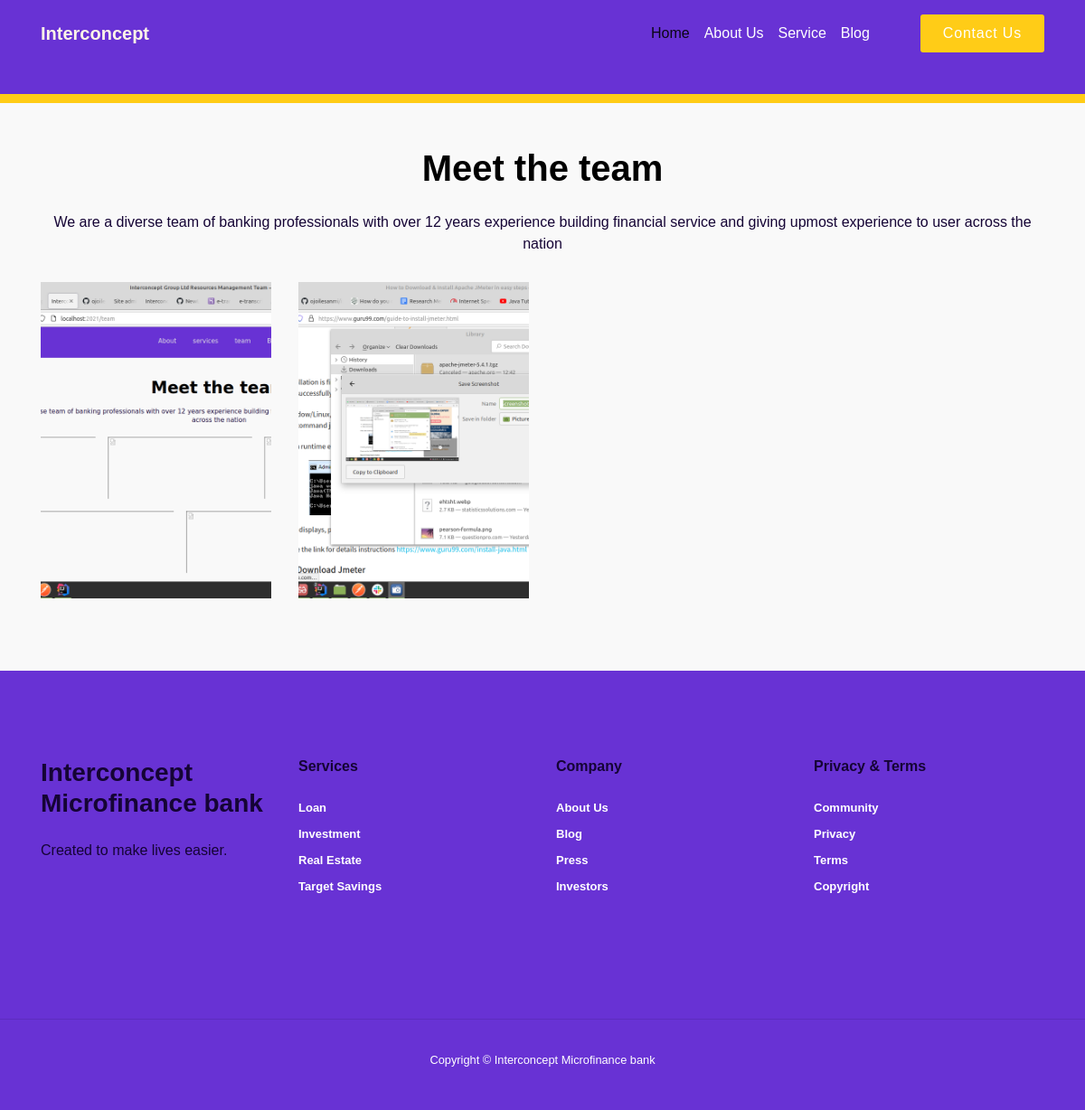
Before: /team with the older database file.
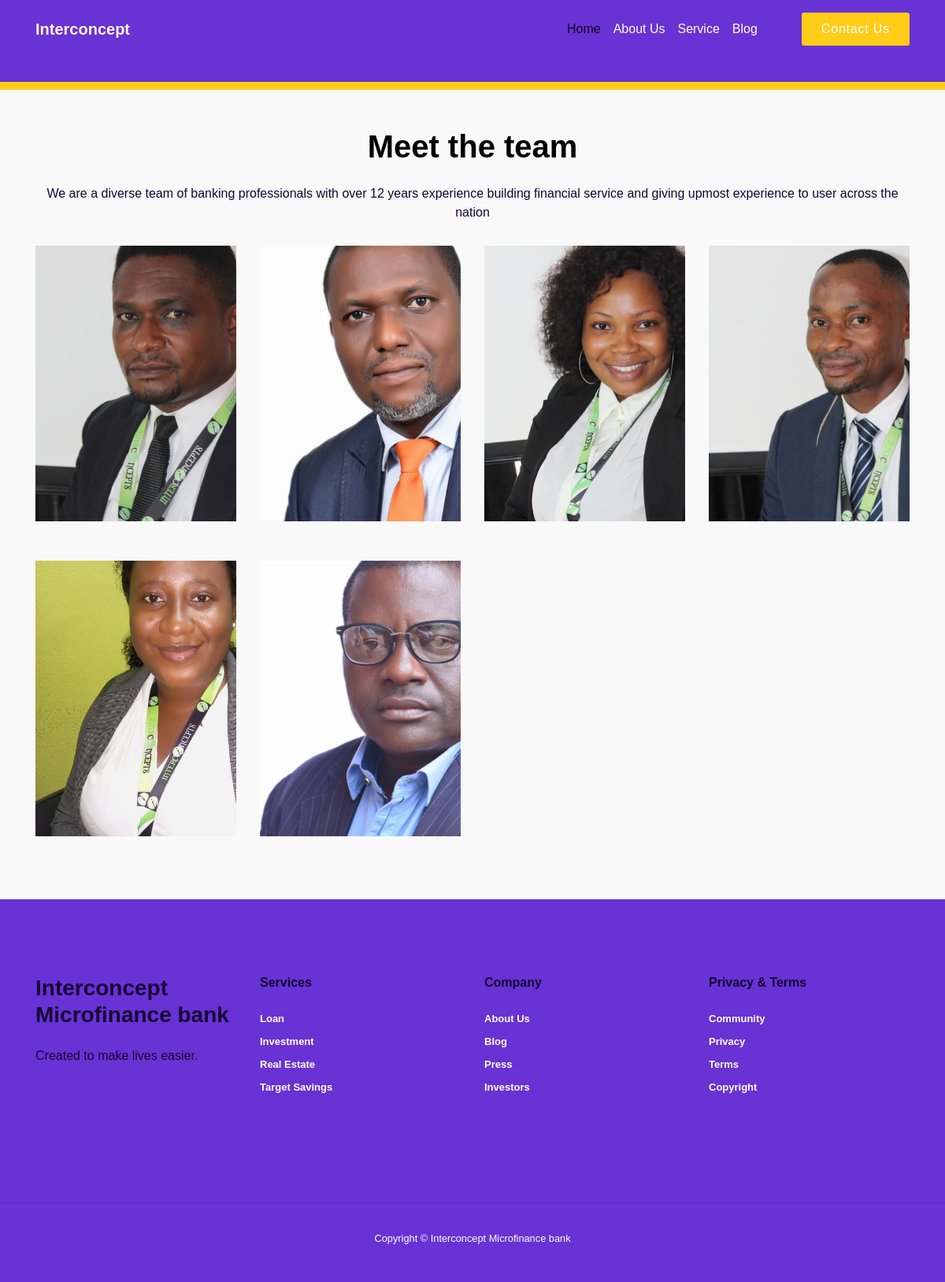
After: the same page with the newer database file.
### interconceptapp/models.py (models this page shows, shortened)
class Management(models.Model):
    name = models.CharField(max_length=255)
    photo = models.ImageField(upload_to='photos/%Y/%m/%d')
    title = models.TextField(blank=False)
    linkedn_link = models.URLField(max_length=250, default=True)
    email = models.EmailField(null=False, blank=True)

### interconceptapp/views.py (the view)
# urls.py: path('team', views.team, name='team'),
def team(request):
    management = Management.objects.all()
    context = {
        'management':management
    }
    return render(request, 'interconcept/team.html', context)

### templates/interconcept/team.html (shortened to what this page needs)
{% load static %}
<!doctype html>
<html lang="en">
<head>
    <link rel="stylesheet" href="https://maxcdn.bootstrapcdn.com/bootstrap/4.5.2/css/bootstrap.min.css">
    <link rel="stylesheet" href="{% static 'css/team.css' %}">
      <link rel="stylesheet" type="text/css" href="{% static 'css/index.css'%}">
</head>
<body>
  {% include 'partials/_navbar.html' %}
  {%block content%}
    <div class="container">
        <h1 style="padding-top:3rem; font-weight: 800; color: black;" class="text-center ">Meet the team</h1>
        <p style="padding-top:1rem;" class=" text-center ">We are a diverse team of banking professionals with over 12 years experience building financial service and giving upmost experience to user across the nation</p>
    </div>
    <div class="container">
        <div class="row">
          {% if management%}
            {% for managements in management%}
            <div class="col-6 col-md-3">
              <div class="content">
                  <a href="{{managements.linkedn_link.url}}" target="_blank">
                    <img class="content-image" src="{{managements.photo.url}}">
                  </a>
              </div>
            </div>
            {% endfor %}
          {% else %}
            <div class="col-md-12">
              <p> Oops. We are working on Populating This Page.
                Check Back Shortly. Thanks!
              </p>
            </div>
          {% endif %}
        </div>
    </div>
    {%endblock%}
    {%include 'partials/_footer.html'%}
</body>
</html>

### templates/partials/_navbar.html (shortened to what this page needs)
{%load static%}
<div class="position-relative header ">
  <nav class="navbar navbar-expand-lg navbar-light">
      <div class="container py-2"> <a class="navbar-brand font-weight-bold " href="{% url 'index' %}">Interconcept </a>
        <div class="collapse navbar-collapse" id="navbarResponsive">
          <ul class="navbar-nav ml-auto">
            <li class="nav-item active">
              <a class="nav-link" href="{% url 'index' %}">Home </a> </li>
            <li class="nav-item">
              <a class="nav-link" href="{% url 'about' %}">About Us</a> </li>
            <li class="nav-item">
              <a class="nav-link" href="{% url 'services'%}">Service</a> </li>
            <li class="nav-item">
              <a class="nav-link" href="#">Blog</a> </li>
          </ul>
          <div class="ml-lg-5"><a class="btn btn-a" href="{% url 'contact' %}">Contact Us</a> </div>
        </div>
      </div>
  </nav>
</div>

### templates/partials/_footer.html (shortened to what this page needs)
{% load static%}
<div class="bg-purple">
    <div class="container py-5">
      <div class="row pt-5 ">
        <div class="col-6 col-md-6 col-lg-3 mb-5">
          <h3 class="font-weight-bold mb-4">Interconcept Microfinance bank</h3>
          <p class="semi-bold"> Created to make lives easier. </p>
          <div class="social-icons mt-4">
           </div>
        </div>
        <div class="  col-6 col-md-6 col-lg-3 mb-5">
          <h6 class="mb-4 font-weight-bold">Services</h6>
          <ul class="list-unstyled bb m-0">
            <li><a href="">Loan</a></li>
            <li><a href="">Investment</a></li>
            <li><a href="">Real Estate</a></li>
            <li><a href="">Target Savings</a></li>
          </ul>
        </div>
        <div class=" col-6 col-md-6 col-lg-3 mb-5">
          <h6 class="mb-4 font-weight-bold">Company</h6>
          <ul class="list-unstyled bb m-0">
            <li><a href="{% url 'about' %}">About Us</a></li>
            <li><a href="">Blog</a></li>
            <li><a href="">Press</a></li>
            <li><a href="">Investors</a></li>
          </ul>
        </div>
        <div class="col-6 col-md-6 col-lg-3 mb-5  ">
          <h6 class="mb-4 font-weight-bold">Privacy & Terms</h6>
          <ul class="list-unstyled bb m-0">
            <li><a href="">Community</a></li>
            <li><a href="">Privacy</a></li>
            <li><a href="">Terms</a></li>
            <li><a href="">Copyright</a></li>
          </ul>
        </div>
      </div>
    </div>
    <hr style="color: #fff; height: 3px;">
    <div class="py-3 ">
      <div class="container">
        <p class="m-0 text-center small medium-500 bb">Copyright &copy Interconcept Microfinance bank </a></p>
      </div>
    </div>
    </div>

### interconcept/static/css/team.css (style rules this page uses)
*, *:before, *:after { padding: 0; -webkit-box-sizing: border-box; -moz-box-sizing:border-box; box-sizing: border-box; }
body { background: #f9f9f9; font-size: 16px; font-family: 'Raleway', sans-serif; }
.container { margin-bottom: 30px!important; }
.content { position: relative; width: 100%; height: 350px;; max-height: 380px!important; margin-bottom: 50px; overflow: hidden; }
.content-image { width: 400px; height: 350px; object-fit: cover; }

### interconcept/static/css/index.css (style rules this page uses)
:root { --Playfair: 'Playfair Display', serif; --Montserrat: 'Montserrat', sans-serif; --Alata: 'Alata', sans-serif; --background: #E5E5E5; --headline: #150435; --paragraph: #150435; --button: #FFCC17; --buttonText: #fff; --highlight: #6832D4; --secondary: #FFCC17; --text: #150435; }
body { font-family: var(--Montserrat); color: var(--background); }
p { color: var(--text); }
h1, h2, h3, h4, h5, h6 { color: var(--headline); font-family: var(--Alata); }
a { color: var(--button); transition: all .5s ease; }
.btn { transition: .5s ease; }
.btn.btn-a, .btn.btn-b { border-radius: 0; padding: 0.5rem 1.5rem; letter-spacing: .05rem; border-radius: 3px; }
.btn.btn-a { background-color: var(--button); color: var(--buttonText); }
.header { background: #6832D4; }
.header:after { content: ""; display: block; width: 100%; height: 10px; background-color: var(--secondary); }
.navbar-light .navbar-nav .nav-link { color: var(--buttonText); font-weight: 500; }
.navbar-brand { max-width: 60%!important; }
.navbar-light .navbar-brand { color: #fff5e8; }
.bg-purple { background-color: var(--highlight) !important; }
.bb { color: var(--buttonText); }
.bb li { margin-bottom: 5px; }
.bb li a { font-size: 13px; font-weight: 600; color: var(--buttonText); transition: all 0.3s ease; text-decoration: none; }

Changed rows visible on the page:
changed Management (number 1 of 6 on the later page): photo: a different picture
changed Management (number 2 of 6 on the later page): photo: a different picture
added Management: photo (picture)
added Management: photo (picture)
added Management: photo (picture)
added Management: photo (picture)
